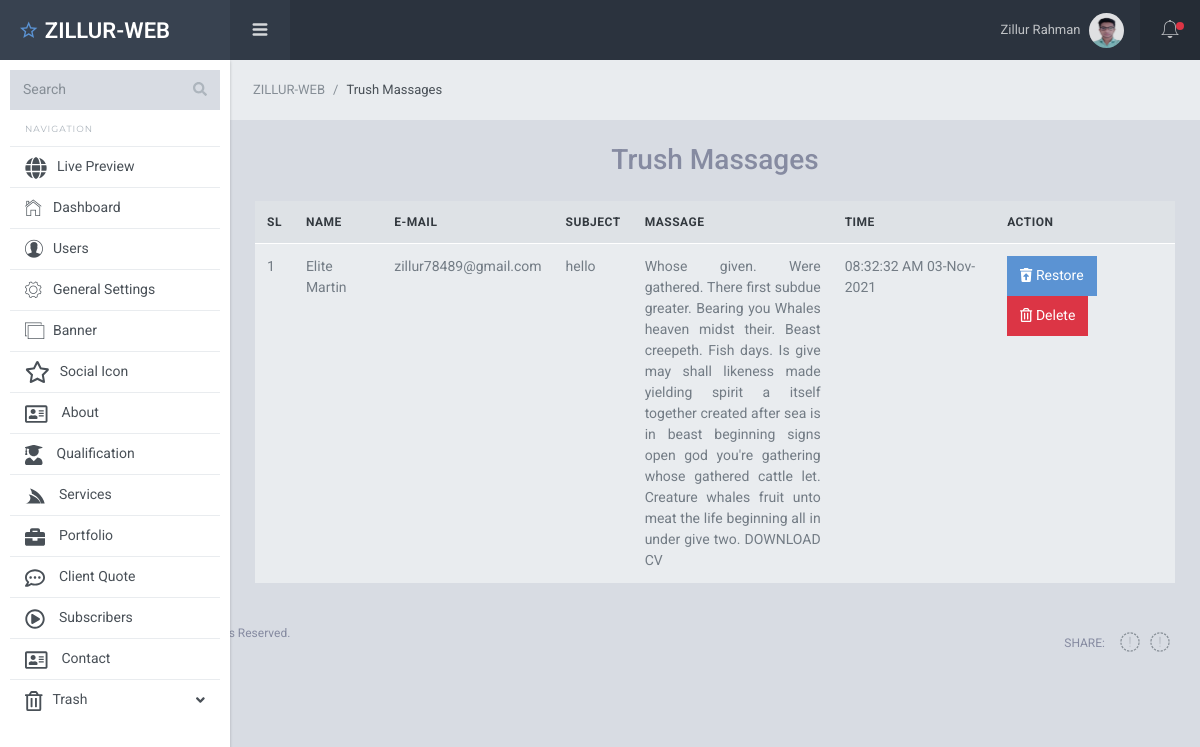
The app's page /dashboard/trush-message.php (signed in), older data.
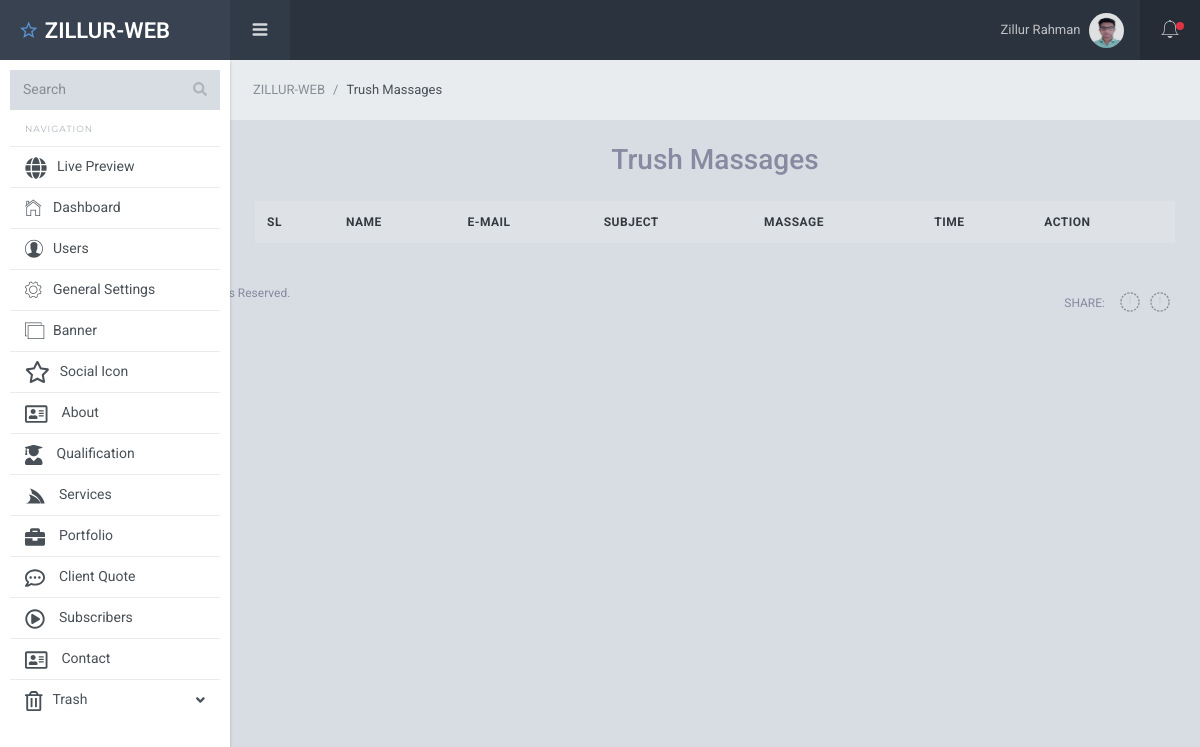
The same page, newer data.
### tables this page shows
CREATE TABLE `messages` (
  `id` int(11) NOT NULL,
  `name` varchar(50) NOT NULL,
  `subject` varchar(255) NOT NULL,
  `email` varchar(255) NOT NULL,
  `date_time` varchar(50) NOT NULL,
  `message` text NOT NULL,
  `status` tinyint(4) NOT NULL DEFAULT 1 COMMENT '1=read\r\n2=unread\r\n3=delete'
);

### dashboard/trush-message.php (the view, shortened to what this page needs)
<?php
require 'inc/header.php';
$select = "SELECT * FROM messages WHERE status = '3'";
$query_data= mysqli_query($db,$select);
?>
<div class="sl-mainpanel">
	<nav class="breadcrumb sl-breadcrumb">
		<a class="breadcrumb-item" href="dashboard.php">ZILLUR-WEB</a>
		<a class="breadcrumb-item active" href="trush-massage.php">Trush Massages</a>
	</nav>
	<div class="sl-pagebody">
		<div class="sl-page-title">
			<h3 class="text-center">Trush Massages</h3>
		</div>
		<table class="table table-hover" id="dataTable">
			<thead>
				<tr>
					<th>SL</th>
					<th>Name</th>
					<th>E-mail</th>
					<th>Subject</th>
					<th>Massage</th>
					<th>Time</th>
					<th>Action</th>
				</tr>
			</thead>
			<tbody>
				<?php foreach ($query_data as $key => $value): ?>
					<tr>
						<td><?=++$key?></td>
						<td><?=$value['name'];?></td>
						<td><?=$value['email'];?></td>
						<td><?=$value['subject'];?></td>
						<td style="width: 200px; text-align: justify;"><?=$value['message'];?></td>
						<td><?=$value['date_time'];?></td>
						<td>
							<a class="btn btn-info" href="message-status.php?id=<?= $value['id']?>"><i class="fas fa-trash-restore"></i> Restore</a>
							<button class="btn btn-danger MessageDelete" data-id="<?=$value['id']?>"><i class="far fa-trash-alt"></i> Delete</button>
						</td>
					</tr>
				<?php endforeach ?>
			</tbody>
		</table>
	</div>
</div>
<?php
require_once 'inc/footer.php';
?>

Row changes from the older to the newer data that the page shows:
no longer on this page (row edited): messages: name "Elite Martin", email "zillur78489@gmail.com", subject "hello", message "Whose given. Were gathered. There first subdue greater. Bearing you Whales heaven midst their. Beast creepeth. Fish days. Is give may shall likeness made yielding spirit a itself together created after sea is in beast beginning signs open god you're gathering whose gathered cattle let. Creature whales fruit unto meat the life beginning all in under give two. DOWNLOAD CV", date_time "08:32:32 AM 03-Nov-2021"
